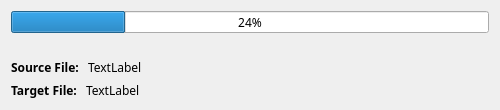
<?xml version="1.0" encoding="UTF-8"?>
<ui version="4.0">
 <class>DialogUnzipping</class>
 <widget class="QDialog" name="DialogUnzipping">
  <property name="geometry">
   <rect>
    <x>0</x>
    <y>0</y>
    <width>500</width>
    <height>110</height>
   </rect>
  </property>
  <property name="sizePolicy">
   <sizepolicy hsizetype="Preferred" vsizetype="Preferred">
    <horstretch>0</horstretch>
    <verstretch>0</verstretch>
   </sizepolicy>
  </property>
  <property name="minimumSize">
   <size>
    <width>300</width>
    <height>100</height>
   </size>
  </property>
  <property name="maximumSize">
   <size>
    <width>16777215</width>
    <height>250</height>
   </size>
  </property>
  <property name="font">
   <font>
    <family>Microsoft YaHei UI</family>
   </font>
  </property>
  <property name="windowTitle">
   <string>解压</string>
  </property>
  <property name="windowIcon">
   <iconset resource="svgs.qrc">
    <normaloff>:/app_icon/resources/app_expand.png</normaloff>:/app_icon/resources/app_expand.png</iconset>
  </property>
  <property name="modal">
   <bool>true</bool>
  </property>
  <layout class="QGridLayout" name="gridLayout">
   <item row="0" column="0">
    <layout class="QVBoxLayout" name="verticalLayout">
     <item>
      <widget class="QProgressBar" name="progressBar">
       <property name="font">
        <font>
         <family>Heiti SC</family>
        </font>
       </property>
       <property name="value">
        <number>24</number>
       </property>
      </widget>
     </item>
     <item>
      <widget class="QLabel" name="status">
       <property name="sizePolicy">
        <sizepolicy hsizetype="Expanding" vsizetype="Fixed">
         <horstretch>0</horstretch>
         <verstretch>0</verstretch>
        </sizepolicy>
       </property>
       <property name="text">
        <string/>
       </property>
      </widget>
     </item>
     <item>
      <layout class="QHBoxLayout" name="horizontalLayout_2">
       <item>
        <widget class="QLabel" name="label">
         <property name="sizePolicy">
          <sizepolicy hsizetype="Fixed" vsizetype="Fixed">
           <horstretch>0</horstretch>
           <verstretch>0</verstretch>
          </sizepolicy>
         </property>
         <property name="font">
          <font>
           <family>Heiti SC</family>
           <weight>75</weight>
           <bold>true</bold>
          </font>
         </property>
         <property name="text">
          <string>Source File: </string>
         </property>
        </widget>
       </item>
       <item>
        <widget class="QLabel" name="file_from">
         <property name="sizePolicy">
          <sizepolicy hsizetype="Expanding" vsizetype="Fixed">
           <horstretch>0</horstretch>
           <verstretch>0</verstretch>
          </sizepolicy>
         </property>
         <property name="font">
          <font>
           <family>Heiti SC</family>
          </font>
         </property>
         <property name="text">
          <string>TextLabel</string>
         </property>
        </widget>
       </item>
      </layout>
     </item>
     <item>
      <layout class="QHBoxLayout" name="horizontalLayout">
       <item>
        <widget class="QLabel" name="label_2">
         <property name="sizePolicy">
          <sizepolicy hsizetype="Fixed" vsizetype="Fixed">
           <horstretch>0</horstretch>
           <verstretch>0</verstretch>
          </sizepolicy>
         </property>
         <property name="font">
          <font>
           <family>Heiti SC</family>
           <weight>75</weight>
           <bold>true</bold>
          </font>
         </property>
         <property name="text">
          <string>Target File: </string>
         </property>
        </widget>
       </item>
       <item>
        <widget class="QLabel" name="file_to">
         <property name="sizePolicy">
          <sizepolicy hsizetype="Expanding" vsizetype="Fixed">
           <horstretch>0</horstretch>
           <verstretch>0</verstretch>
          </sizepolicy>
         </property>
         <property name="font">
          <font>
           <family>Heiti SC</family>
          </font>
         </property>
         <property name="text">
          <string>TextLabel</string>
         </property>
        </widget>
       </item>
       <item>
        <widget class="QPushButton" name="btn_directory">
         <property name="enabled">
          <bool>false</bool>
         </property>
         <property name="sizePolicy">
          <sizepolicy hsizetype="Fixed" vsizetype="Fixed">
           <horstretch>0</horstretch>
           <verstretch>0</verstretch>
          </sizepolicy>
         </property>
         <property name="font">
          <font>
           <family>Heiti SC</family>
          </font>
         </property>
         <property name="toolTip">
          <string>Choose ...</string>
         </property>
         <property name="styleSheet">
          <string notr="true">QPushButton#btn_directory {
     border: 0px
}
QPushButton#btn_directory:pressed {
     background-color:rgb(103, 103, 103);     
}
QPushButton#btn_directory:hover {
     background-color:rgb(103, 103, 103):
}</string>
         </property>
         <property name="text">
          <string/>
         </property>
         <property name="icon">
          <iconset resource="svgs.qrc">
           <normaloff>:/app_icon/resources/app_open_directory.png</normaloff>:/app_icon/resources/app_open_directory.png</iconset>
         </property>
         <property name="iconSize">
          <size>
           <width>25</width>
           <height>25</height>
          </size>
         </property>
        </widget>
       </item>
      </layout>
     </item>
    </layout>
   </item>
  </layout>
 </widget>
 <resources>
  <include location="svgs.qrc"/>
 </resources>
 <connections/>
</ui>
